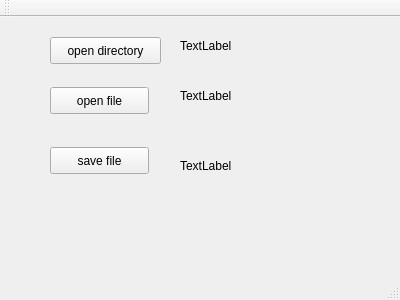
<?xml version="1.0" encoding="UTF-8"?>
<ui version="4.0">
 <class>MainWindow</class>
 <widget class="QMainWindow" name="MainWindow">
  <property name="geometry">
   <rect>
    <x>0</x>
    <y>0</y>
    <width>400</width>
    <height>300</height>
   </rect>
  </property>
  <property name="windowTitle">
   <string>MainWindow</string>
  </property>
  <widget class="QWidget" name="centralWidget">
   <widget class="QPushButton" name="pushButton">
    <property name="geometry">
     <rect>
      <x>50</x>
      <y>20</y>
      <width>111</width>
      <height>27</height>
     </rect>
    </property>
    <property name="text">
     <string>open directory</string>
    </property>
   </widget>
   <widget class="QPushButton" name="pushButton_2">
    <property name="geometry">
     <rect>
      <x>50</x>
      <y>70</y>
      <width>99</width>
      <height>27</height>
     </rect>
    </property>
    <property name="text">
     <string>open file</string>
    </property>
   </widget>
   <widget class="QPushButton" name="pushButton_3">
    <property name="geometry">
     <rect>
      <x>50</x>
      <y>130</y>
      <width>99</width>
      <height>27</height>
     </rect>
    </property>
    <property name="text">
     <string>save file</string>
    </property>
   </widget>
   <widget class="QLabel" name="lblDirectory">
    <property name="geometry">
     <rect>
      <x>180</x>
      <y>20</y>
      <width>181</width>
      <height>17</height>
     </rect>
    </property>
    <property name="text">
     <string>TextLabel</string>
    </property>
   </widget>
   <widget class="QLabel" name="lblSaveFile">
    <property name="geometry">
     <rect>
      <x>180</x>
      <y>140</y>
      <width>191</width>
      <height>17</height>
     </rect>
    </property>
    <property name="text">
     <string>TextLabel</string>
    </property>
   </widget>
   <widget class="QLabel" name="lblOpenFile">
    <property name="geometry">
     <rect>
      <x>180</x>
      <y>70</y>
      <width>201</width>
      <height>17</height>
     </rect>
    </property>
    <property name="text">
     <string>TextLabel</string>
    </property>
   </widget>
  </widget>
  <widget class="QMenuBar" name="menuBar">
   <property name="geometry">
    <rect>
     <x>0</x>
     <y>0</y>
     <width>400</width>
     <height>25</height>
    </rect>
   </property>
  </widget>
  <widget class="QToolBar" name="mainToolBar">
   <attribute name="toolBarArea">
    <enum>TopToolBarArea</enum>
   </attribute>
   <attribute name="toolBarBreak">
    <bool>false</bool>
   </attribute>
  </widget>
  <widget class="QStatusBar" name="statusBar"/>
 </widget>
 <layoutdefault spacing="6" margin="11"/>
 <resources/>
 <connections/>
</ui>
